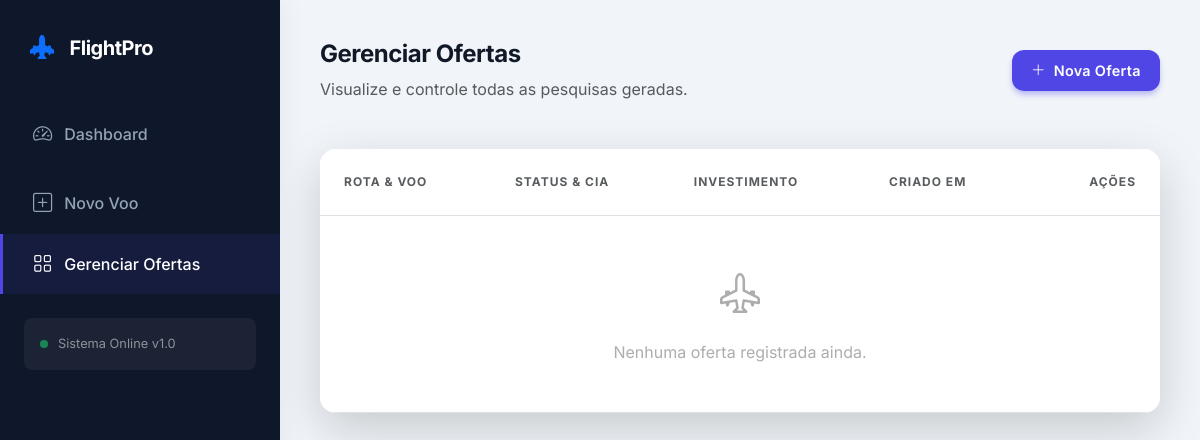
Page /list (signed in) on the earlier database version.
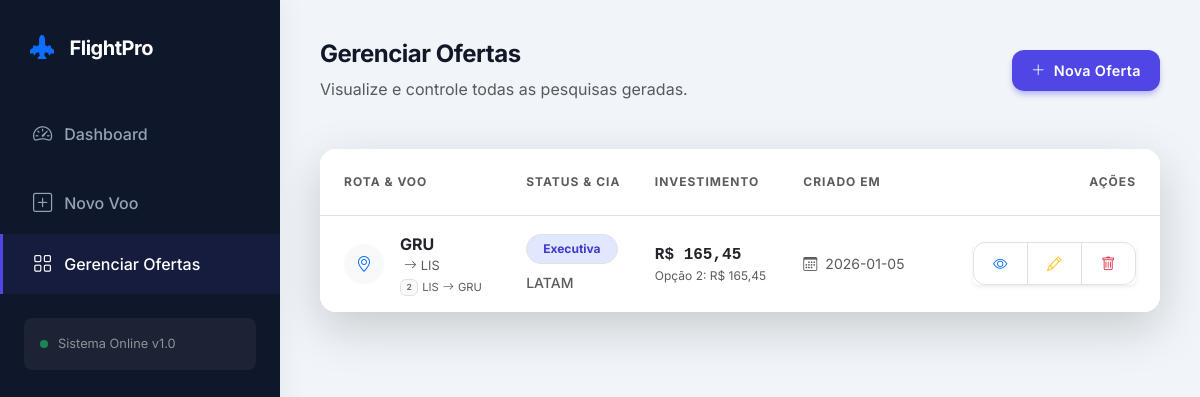
Same page on the later database version.
### tables this page shows
CREATE TABLE searches (
            id INTEGER PRIMARY KEY AUTOINCREMENT,
            origin TEXT,
            destination TEXT,
            available_dates TEXT,
            program TEXT,
            operator TEXT,
            flight_type TEXT,
            cost REAL,
            search_date TEXT,
            image_path TEXT
        , program_1 TEXT, cost_1 REAL, dates_1 TEXT, program_2 TEXT, cost_2 REAL, dates_2 TEXT, origin_2 TEXT, destination_2 TEXT);

### app.py (the view)
@app.route('/list')
@login_required
def list_searches():
    conn = sqlite3.connect(DB_NAME)
    conn.row_factory = sqlite3.Row
    cursor = conn.cursor()
    cursor.execute("SELECT * FROM searches ORDER BY id DESC")
    searches = cursor.fetchall()
    conn.close()
    return render_template('list.html', searches=searches)

### app.py (called while the page is built)
@login_manager.user_loader
def load_user(user_id):
    conn = sqlite3.connect(DB_NAME)
    cursor = conn.cursor()
    cursor.execute("SELECT * FROM users WHERE id = ?", (user_id,))
    data = cursor.fetchone()
    conn.close()
    if data:
        return User(id=data[0], username=data[1], password=data[2])
    return None

### templates/list.html (shortened to what this page needs)
{% extends "base.html" %}
{% block content %}
<div class="d-flex justify-content-between align-items-center mb-5">
    <div>
        <h2 class="page-title">Gerenciar Ofertas</h2>
        <p class="text-muted mb-0">Visualize e controle todas as pesquisas geradas.</p>
    </div>
    <a href="{{ url_for('register') }}" class="btn btn-primary-custom">
        <i class="bi bi-plus-lg me-2"></i>Nova Oferta
    </a>
</div>
<div class="card-custom p-0 overflow-hidden border-0 shadow-lg">
    <div class="table-responsive">
        <table class="table table-hover align-middle mb-0" style="border-collapse: separate; border-spacing: 0;">
            <thead style="background-color: #f8fafc;">
                <tr>
                    <th class="ps-4 py-4 text-uppercase text-muted x-small fw-bold border-bottom" style="font-size: 0.75rem; letter-spacing: 1px;">Rota & Voo</th>
                    <th class="py-4 text-uppercase text-muted x-small fw-bold border-bottom" style="font-size: 0.75rem; letter-spacing: 1px;">Status & Cia</th>
                    <th class="py-4 text-uppercase text-muted x-small fw-bold border-bottom" style="font-size: 0.75rem; letter-spacing: 1px;">Investimento</th>
                    <th class="py-4 text-uppercase text-muted x-small fw-bold border-bottom" style="font-size: 0.75rem; letter-spacing: 1px;">Criado em</th>
                    <th class="pe-4 py-4 text-end text-uppercase text-muted x-small fw-bold border-bottom" style="font-size: 0.75rem; letter-spacing: 1px;">Ações</th>
                </tr>
            </thead>
            <tbody>
                {% if not searches %}
                <tr>
                    <td colspan="5" class="text-center py-5">
                        <div class="d-flex flex-column align-items-center justify-content-center text-muted opacity-50">
                            <i class="bi bi-airplane-engines fs-1 mb-3"></i>
                            <span>Nenhuma oferta registrada ainda.</span>
                        </div>
                    </td>
                </tr>
                {% else %}
                    {% for search in searches %}
                    <tr class="transition-hover">
                        <td class="ps-4 py-3 border-bottom-0">
                            <div class="d-flex align-items-center">
                                <div class="bg-light rounded-circle p-2 me-3 d-flex align-items-center justify-content-center" style="width: 40px; height: 40px;">
                                    <i class="bi bi-geo-alt text-primary"></i>
                                </div>
                                <div>
                                    <div class="fw-bold text-dark">{{ search['origin'] }}</div>
                                    <div class="small text-muted d-flex align-items-center" style="font-size: 0.8rem;">
                                        <i class="bi bi-arrow-right mx-1"></i> {{ search['destination'] }}
                                    </div>
                                    {% if search['origin_2'] and search['destination_2'] %}
                                    <div class="small text-muted d-flex align-items-center mt-1" style="font-size: 0.7rem;">
                                        <span class="badge bg-light text-secondary border me-1">2</span> {{ search['origin_2'] }} <i class="bi bi-arrow-right mx-1"></i> {{ search['destination_2'] }}
                                    </div>
                                    {% endif %}
                                </div>
                            </div>
                        </td>
                        <td class="py-3 border-bottom-0">
                            {% set badge_bg = '#e0e7ff' %}
                            {% set badge_color = '#4338ca' %}
                            {% if search['flight_type'] == 'Econômica' %}
                                {% set badge_bg = '#dcfce7' %}
                                {% set badge_color = '#15803d' %}
                            {% elif search['flight_type'] == 'Primeira Classe' %}
                                {% set badge_bg = '#fef3c7' %}
                                {% set badge_color = '#b45309' %}
                            {% endif %}
                            <span class="badge rounded-pill fw-bold border px-3 py-2 mb-1"
                                  style="background-color: {{ badge_bg }}; color: {{ badge_color }}; border-color: transparent;">
                                {{ search['flight_type'] }}
                            </span>
                            <div class="small text-muted fw-medium mt-1">{{ search['operator'] }}</div>
                        </td>
                        <td class="py-3 border-bottom-0">
                            <div class="d-flex flex-column">
                                <span class="fw-bold text-dark" style="font-family: monospace; font-size: 1rem;">
                                    R$ {{ search['cost_1'] or search['cost'] or '0,00' }}
                                </span>
                                {% if search['cost_2'] %}
                                    <small class="text-muted" style="font-size: 0.75rem;">
                                        Opção 2: R$ {{ search['cost_2'] }}
                                    </small>
                                {% endif %}
                            </div>
                        </td>
                        <td class="py-3 border-bottom-0">
                            <div class="text-muted small">
                                <i class="bi bi-calendar3 me-2"></i>{{ search['search_date'] }}
                            </div>
                        </td>
                        <td class="pe-4 py-3 text-end border-bottom-0">
                            <div class="btn-group shadow-sm" role="group">
                                <a href="{{ url_for('static', filename='generated/' + search['image_path']) }}" target="_blank"
                                   class="btn btn-white btn-sm border" title="Ver Imagem">
                                    <i class="bi bi-eye text-primary"></i>
                                </a>
                                <a href="{{ url_for('edit_search', id=search['id']) }}"
                                   class="btn btn-white btn-sm border" title="Editar">
                                    <i class="bi bi-pencil text-warning"></i>
                                </a>
                                <button type="button" class="btn btn-white btn-sm border" title="Excluir"
                                        onclick="if(confirm('Tem certeza?')) document.getElementById('del-form-{{ search.id }}').submit();">
                                    <i class="bi bi-trash text-danger"></i>
                                </button>
                            </div>
                        </td>
                    </tr>
                    {% endfor %}
                {% endif %}
            </tbody>
        </table>
    </div>
</div>
{% endblock %}

### templates/base.html (shortened to what this page needs)
<!DOCTYPE html>
<html lang="pt-br">
<head>
    <link href="https://cdn.jsdelivr.net/npm/bootstrap@5.3.0/dist/css/bootstrap.min.css" rel="stylesheet">
    <link rel="stylesheet" href="https://cdn.jsdelivr.net/npm/bootstrap-icons@1.10.0/font/bootstrap-icons.css">
</head>
<body>
    <div class="sidebar">
        <div class="sidebar-brand">
            <i class="bi bi-airplane-engines-fill me-3 text-primary" style="font-size: 1.5rem;"></i>
            FlightPro
        </div>
        <nav class="nav flex-column mt-2">
            <a href="{{ url_for('dashboard') }}" class="nav-link {{ 'active' if request.path == '/dashboard' else '' }}">
                <i class="bi bi-speedometer2"></i> Dashboard
            </a>
        <nav class="nav flex-column mt-2">
            <a href="{{ url_for('register') }}" class="nav-link {{ 'active' if request.path == '/register' or 'edit' in request.path else '' }}">
                <i class="bi bi-plus-square"></i> Novo Voo
            </a>
            <a href="{{ url_for('list_searches') }}" class="nav-link {{ 'active' if request.path == '/list' or request.path == '/' else '' }}">
                <i class="bi bi-grid"></i> Gerenciar Ofertas
            </a>
        </nav>
        <div class="mt-auto p-4">
            <div class="p-3 rounded-3" style="background: rgba(255,255,255,0.05);">
                <div class="d-flex align-items-center">
                    <div class="bg-success rounded-circle" style="width: 8px; height: 8px; margin-right: 10px;"></div>
                    <small class="text-white-50" style="font-size: 0.8rem;">Sistema Online v1.0</small>
                </div>
            </div>
        </div>
    </div>
    <div class="main-content">
        {% block content %}{% endblock %}
    </div>
</body>
</html>

### templates/base.html (style rules this page uses)
:root { --primary: #4f46e5; --primary-hover: #4338ca; --secondary: #64748b; --bg-body: #f1f5f9; --sidebar-bg: #0f172a; --card-bg: #ffffff; --text-main: #1e293b; --text-muted: #94a3b8; --border-color: #e2e8f0; --radius-md: 12px; --radius-lg: 16px; --shadow-sm: 0 1px 3px 0 rgb(0 0 0 / 0.1), 0 1px 2px -1px rgb(0 0 0 / 0.1); --shadow-md: 0 4px 6px -1px rgb(0 0 0 / 0.1), 0 2px 4px -2px rgb(0 0 0 / 0.1); --shadow-lg: 0 10px 15px -3px rgb(0 0 0 / 0.1), 0 4px 6px -4px rgb(0 0 0 / 0.1); }
body { font-family: 'Inter', sans-serif; background-color: var(--bg-body); color: var(--text-main); -webkit-font-smoothing: antialiased; }
.sidebar { width: 280px; background-color: var(--sidebar-bg); min-height: 100vh; position: fixed; top: 0; left: 0; z-index: 1000; display: flex; flex-direction: column; box-shadow: 4px 0 24px rgba(0,0,0,0.05); }
.sidebar-brand { padding: 30px; font-size: 1.25rem; font-weight: 700; color: white; letter-spacing: -0.5px; display: flex; align-items: center; }
.nav-link { color: var(--text-muted); padding: 16px 30px; font-weight: 500; transition: all 0.3s ease; border-left: 3px solid transparent; display: flex; align-items: center; }
.nav-link i { font-size: 1.2rem; margin-right: 12px; }
.nav-link.active { color: white; background: rgba(79, 70, 229, 0.1); border-left-color: var(--primary); }
.main-content { margin-left: 280px; padding: 40px; min-height: 100vh; }
.card-custom { background: var(--card-bg); border-radius: var(--radius-lg); border: 1px solid var(--border-color); box-shadow: var(--shadow-sm); padding: 30px; margin-bottom: 25px; transition: box-shadow 0.3s ease; }
.btn { border-radius: var(--radius-md); padding: 0.6rem 1.2rem; font-weight: 600; font-size: 0.9rem; letter-spacing: 0.3px; transition: all 0.2s; }
.btn-primary-custom { background-color: var(--primary); color: white; border: none; box-shadow: 0 4px 6px -1px rgba(79, 70, 229, 0.4); }
.page-title { font-size: 1.5rem; font-weight: 700; color: #111827; letter-spacing: -0.5px; }

Differences in the rows shown:
added searches: origin "GRU", destination "LIS", origin_2 "LIS", destination_2 "GRU", flight_type "Executiva", operator "LATAM", cost_1 "165,45", cost_2 "165,45", search_date "2026-01-05"
Other differences:
text no longer shown: "Nenhuma oferta registrada ainda."
